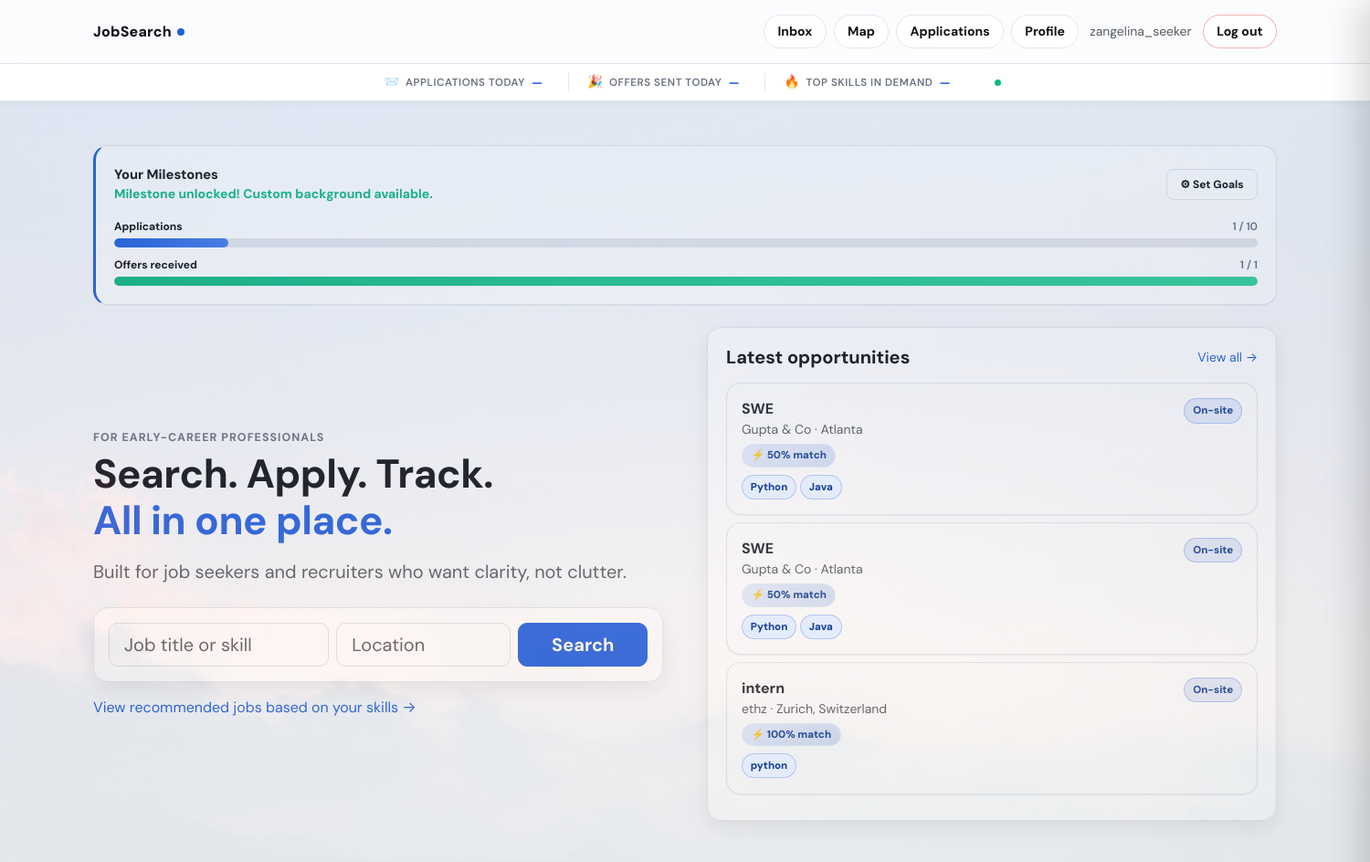
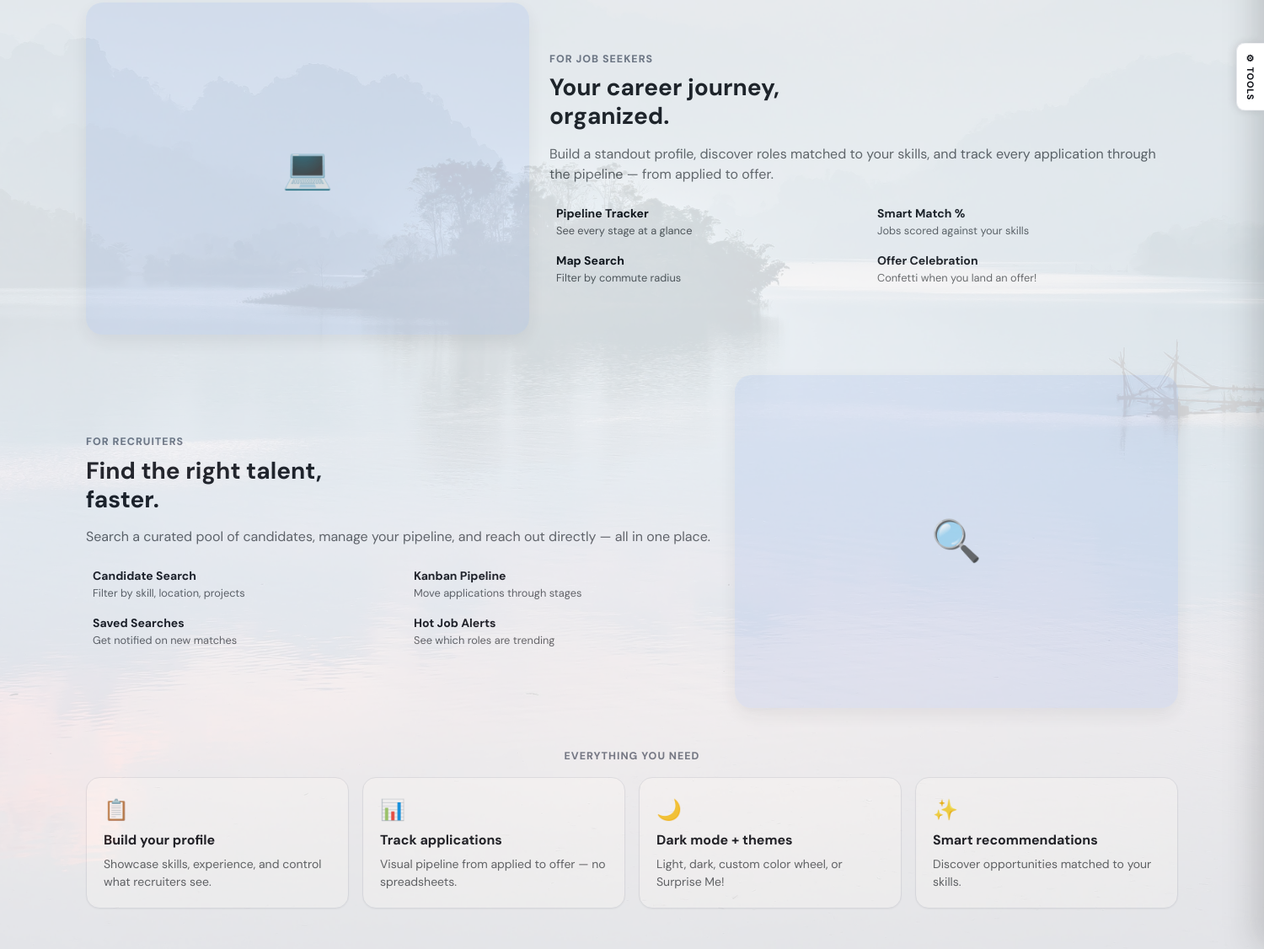
/ (signed in), run on the app's committed database (2 pictures, top to bottom).
### jobs/models.py (models this page shows, shortened)
class CustomUser(AbstractUser):
    class Role(models.TextChoices):
        JOB_SEEKER = "job_seeker", "Job Seeker"
        RECRUITER = "recruiter", "Recruiter"
        ADMIN = "admin", "Admin"
    role = models.CharField(
        max_length=20,
        choices=Role.choices,
        default=Role.JOB_SEEKER,
    )
    def is_job_seeker(self):
        return self.role == self.Role.JOB_SEEKER
    def is_recruiter(self):
        return self.role == self.Role.RECRUITER

class JobPosting(models.Model):
    class JobType(models.TextChoices):
        REMOTE = "remote", "Remote"
        ONSITE = "onsite", "On-site"
        HYBRID = "hybrid", "Hybrid"
    class ExperienceLevel(models.TextChoices):
        ENTRY = "entry", "Entry Level"
        MID = "mid", "Mid Level"
        SENIOR = "senior", "Senior Level"
        INTERN = "intern", "Internship"
    recruiter = models.ForeignKey(
        CustomUser, on_delete=models.CASCADE, related_name="job_postings"
    )
    title = models.CharField(max_length=200)
    company = models.CharField(max_length=200)
    description = models.TextField()
    skills = models.TextField(blank=True, help_text="Comma-separated skills")
    location = models.CharField(max_length=200, blank=True)
    latitude = models.FloatField(null=True, blank=True)
    longitude = models.FloatField(null=True, blank=True)
    job_type = models.CharField(
        max_length=20, choices=JobType.choices, default=JobType.ONSITE
    )
    experience_level = models.CharField(
        max_length=20, choices=ExperienceLevel.choices, default=ExperienceLevel.ENTRY
    )
    salary_min = models.PositiveIntegerField(null=True, blank=True)
    salary_max = models.PositiveIntegerField(null=True, blank=True)
    visa_sponsorship = models.BooleanField(default=False)
    is_active = models.BooleanField(default=True)
    created_at = models.DateTimeField(auto_now_add=True)
    updated_at = models.DateTimeField(auto_now=True)
    class Meta:
        ordering = ["-created_at"]
    def skills_list(self):
        return [s.strip() for s in self.skills.split(",") if s.strip()]

### jobs/views.py (the view)
# urls.py: path("", views.home, name="home"),
def home(request):
    jobs = JobPosting.objects.filter(is_active=True)[:6]
    if request.user.is_authenticated and request.user.is_job_seeker():
        profile = JobSeekerProfile.objects.filter(user=request.user).first()
        if profile and profile.skills:
            seeker_skills = {s.strip().lower() for s in profile.skills.split(',') if s.strip()}
            for job in jobs:
                job_skills = {s.strip().lower() for s in job.skills.split(',') if s.strip()}
                if seeker_skills and job_skills:
                    overlap = len(seeker_skills & job_skills)
                    job.match_score = round((overlap / len(job_skills)) * 100) if job_skills else 0
                else:
                    job.match_score = 0
    milestones = None
    if request.user.is_authenticated:
        if request.user.is_job_seeker():
            milestones = get_seeker_milestones(request.user)
        elif request.user.is_recruiter():
            milestones = get_recruiter_milestones(request.user)
    return render(request, "jobs/home.html", {"jobs": jobs, "user_milestones": milestones})

### jobs/templates/jobs/home.html (shortened to what this page needs)
{% extends "jobs/base.html" %}
{% block content %}
<div id="statsBar" class="stats-bar">
  <div class="stats-bar-inner">
    <div class="stats-item">
      <span class="stats-icon">📨</span>
      <span class="stats-label">Applications today</span>
      <span class="stats-value" id="stat-apps">—</span>
    </div>
    <div class="stats-item">
      <span class="stats-icon">🎉</span>
      <span class="stats-label">Offers sent today</span>
      <span class="stats-value" id="stat-offers">—</span>
    </div>
    <div class="stats-item skills-item">
      <span class="stats-icon">🔥</span>
      <span class="stats-label">Top skills in demand</span>
      <span class="stats-value" id="stat-skills">—</span>
    </div>
    <div class="stats-pulse" title="Live data"></div>
  </div>
</div>
<div class="container py-5">
  {% if user.is_authenticated %}
  {% include "jobs/_milestones.html" with ms=user_milestones role="seeker" %}
  {% endif %}
  <div class="row align-items-center mb-5 g-5">
    <div class="col-lg-6">
      <div class="section-label">For early-career professionals</div>
      <h1 style="font-size:2.75rem;font-weight:700;line-height:1.15;letter-spacing:-.5px;" class="mb-3">
        Search. Apply. Track.<br>
        <span style="color:var(--brand);">All in one place.</span>
      </h1>
      <p class="text-muted fs-5 mb-4">
        Built for job seekers and recruiters who want clarity, not clutter.
      </p>
      <form method="GET" action="{% url 'job_list' %}" class="js-card p-3" style="box-shadow:var(--shadow-md);">
        <div class="row g-2">
          <div class="col-md-5">
            <input name="q" class="form-control form-control-lg" placeholder="Job title or skill" style="border-radius:10px;">
          </div>
          <div class="col-md-4">
            <input name="location" class="form-control form-control-lg" placeholder="Location" style="border-radius:10px;">
          </div>
          <div class="col-md-3 d-grid">
            <button class="btn btn-brand btn-lg" type="submit" style="border-radius:10px;">Search</button>
          </div>
        </div>
      </form>
      {% if user.is_authenticated and user.is_job_seeker %}
      <div class="mt-3">
        <a href="{% url 'recommended_jobs' %}" class="text-decoration-none fw-600" style="color:var(--brand);">
          View recommended jobs based on your skills →
        </a>
      </div>
      {% endif %}
    </div>
    <div class="col-lg-6">
      <div class="js-card" style="box-shadow:var(--shadow-md);">
        <div class="d-flex justify-content-between align-items-center mb-3">
          <h5 class="fw-bold mb-0">Latest opportunities</h5>
          <a href="{% url 'job_list' %}" class="text-decoration-none small fw-600" style="color:var(--brand);">View all →</a>
        </div>
        {% for job in jobs %}
        <a href="{% url 'job_detail' job.pk %}" class="text-decoration-none text-dark">
          <div class="js-card js-card-hover p-3 mb-2">
            <div class="d-flex justify-content-between align-items-start gap-2">
              <div class="flex-grow-1" style="min-width:0;">
                <div class="d-flex align-items-center gap-2 flex-wrap">
                  <div class="fw-bold">{{ job.title }}</div>
                </div>
                <div class="text-muted small">{{ job.company }} · {{ job.location|default:"Remote" }}</div>
                {% if user.is_authenticated and user.is_job_seeker %}
                  {% if job.match_score %}<div class="mt-1"><span class="match-score">⚡ {{ job.match_score }}% match</span></div>{% endif %}
                {% endif %}
              </div>
              <span class="js-badge js-badge-skill" style="white-space:nowrap;flex-shrink:0;">{{ job.get_job_type_display }}</span>
            </div>
            {% if job.skills_list %}
            <div class="mt-2 d-flex flex-wrap gap-1 skill-badge-animate">
              {% for skill in job.skills_list %}<span class="js-badge js-badge-skill">{{ skill }}</span>{% endfor %}
            </div>
            {% endif %}
          </div>
        </a>
        {% endfor %}
      </div>
    </div>
  </div>
  <div class="row g-4 mb-5 align-items-center">
    <div class="col-lg-5">
      <div style="border-radius:20px;overflow:hidden;box-shadow:var(--shadow-md);aspect-ratio:4/3;background:var(--brand-light);">
      </div>
    </div>
    <div class="col-lg-7">
      <div class="section-label mb-2">For Job Seekers</div>
      <h2 class="fw-bold mb-3" style="font-size:1.75rem;">Your career journey,<br>organized.</h2>
      <p class="text-muted mb-4">Build a standout profile, discover roles matched to your skills, and track every application through the pipeline — from applied to offer.</p>
      <div class="row g-3">
        <div class="col-6"><div class="d-flex align-items-start gap-2"><div><div class="fw-bold small">Pipeline Tracker</div><div class="text-muted" style="font-size:.8rem">See every stage at a glance</div></div></div></div>
        <div class="col-6"><div class="d-flex align-items-start gap-2"><div><div class="fw-bold small">Smart Match %</div><div class="text-muted" style="font-size:.8rem">Jobs scored against your skills</div></div></div></div>
        <div class="col-6"><div class="d-flex align-items-start gap-2"><div><div class="fw-bold small">Map Search</div><div class="text-muted" style="font-size:.8rem">Filter by commute radius</div></div></div></div>
        <div class="col-6"><div class="d-flex align-items-start gap-2"><div><div class="fw-bold small">Offer Celebration</div><div class="text-muted" style="font-size:.8rem">Confetti when you land an offer!</div></div></div></div>
      </div>
    </div>
  </div>
  <div class="row g-4 mb-5 align-items-center flex-lg-row-reverse">
    <div class="col-lg-5">
      <div style="border-radius:20px;overflow:hidden;box-shadow:var(--shadow-md);aspect-ratio:4/3;background:var(--brand-light);">
      </div>
    </div>
    <div class="col-lg-7">
      <div class="section-label mb-2">For Recruiters</div>
      <h2 class="fw-bold mb-3" style="font-size:1.75rem;">Find the right talent,<br>faster.</h2>
      <p class="text-muted mb-4">Search a curated pool of candidates, manage your pipeline, and reach out directly — all in one place.</p>
      <div class="row g-3">
        <div class="col-6"><div class="d-flex align-items-start gap-2"><div><div class="fw-bold small">Candidate Search</div><div class="text-muted" style="font-size:.8rem">Filter by skill, location, projects</div></div></div></div>
        <div class="col-6"><div class="d-flex align-items-start gap-2"><div><div class="fw-bold small">Kanban Pipeline</div><div class="text-muted" style="font-size:.8rem">Move applications through stages</div></div></div></div>
        <div class="col-6"><div class="d-flex align-items-start gap-2"><div><div class="fw-bold small">Saved Searches</div><div class="text-muted" style="font-size:.8rem">Get notified on new matches</div></div></div></div>
        <div class="col-6"><div class="d-flex align-items-start gap-2"><div><div class="fw-bold small">Hot Job Alerts</div><div class="text-muted" style="font-size:.8rem">See which roles are trending</div></div></div></div>
      </div>
    </div>
  </div>
  <div class="section-label text-center mb-3">Everything you need</div>
  <div class="row g-3">
    <div class="col-6 col-lg-3">
      <div class="js-card js-card-hover h-100">
        <div class="mb-2" style="font-size:1.5rem;">📋</div>
        <h6 class="fw-bold">Build your profile</h6>
        <p class="text-muted small mb-0">Showcase skills, experience, and control what recruiters see.</p>
      </div>
    </div>
    <div class="col-6 col-lg-3">
      <div class="js-card js-card-hover h-100">
        <div class="mb-2" style="font-size:1.5rem;">📊</div>
        <h6 class="fw-bold">Track applications</h6>
        <p class="text-muted small mb-0">Visual pipeline from applied to offer — no spreadsheets.</p>
      </div>
    </div>
    <div class="col-6 col-lg-3">
      <div class="js-card js-card-hover h-100">
        <div class="mb-2" style="font-size:1.5rem;">🌙</div>
        <h6 class="fw-bold">Dark mode + themes</h6>
        <p class="text-muted small mb-0">Light, dark, custom color wheel, or Surprise Me!</p>
      </div>
    </div>
    <div class="col-6 col-lg-3">
      <div class="js-card js-card-hover h-100">
        <div class="mb-2" style="font-size:1.5rem;">✨</div>
        <h6 class="fw-bold">Smart recommendations</h6>
        <p class="text-muted small mb-0">Discover opportunities matched to your skills.</p>
      </div>
    </div>
  </div>
</div>
{% endblock %}

### jobs/templates/jobs/base.html (shortened to what this page needs)
<!doctype html>
<html lang="en" data-theme="light">
<head>
  <link href="https://cdn.jsdelivr.net/npm/bootstrap@5.3.3/dist/css/bootstrap.min.css" rel="stylesheet">
</head>
<body{% if milestones and milestones.background %} style="background-image:url('{{ milestones.background }}');background-size:cover;background-attachment:fixed;background-position:center;"{% endif %}>
{% if user_milestones and user_milestones.background %}
<div class="site-bg-image"
     style="background-image:url('{{ user_milestones.background }}');"
     data-opacity="{{ user_milestones.bg_opacity }}"></div>
{% endif %}
<nav class="js-nav">
  <div class="container d-flex align-items-center py-3">
    <a class="js-brand" href="{% url 'home' %}">
      JobSearch<span class="js-brand-dot"></span>
    </a>
    <div class="ms-auto d-flex align-items-center gap-2 flex-wrap">
      {% if user.is_authenticated %}
        <a class="btn btn-ghost btn-sm" href="{% url 'inbox' %}">Inbox</a>
        <a class="btn btn-ghost btn-sm" href="{% url 'job_map' %}">Map</a>
        {% if user.is_job_seeker %}
          <a class="btn btn-ghost btn-sm" href="{% url 'my_applications' %}">Applications</a>
          <a class="btn btn-ghost btn-sm" href="{% url 'seeker_profile' %}">Profile</a>
        {% endif %}
        <span class="text-muted small ms-1">{{ user.username }}</span>
        <form method="post" action="{% url 'logout' %}" class="d-inline ms-1">
          <button class="btn btn-ghost btn-sm" type="submit"
                  style="color:var(--danger);border-color:rgba(220,38,38,.35);">Log out</button>
        </form>
      {% else %}
        <a class="btn btn-ghost btn-sm" href="{% url 'register_recruiter' %}">Recruiter</a>
        <a class="btn btn-ghost btn-sm" href="{% url 'register_seeker' %}">Job Seeker</a>
        <a class="btn btn-brand btn-sm" href="{% url 'login' %}">Sign in</a>
      {% endif %}
    </div>
  </div>
</nav>
{% block content %}{% endblock %}
<div id="themePanel">
  <button id="themeToggleBtn" onclick="togglePanel()" title="Tools" aria-label="Open tools panel">
    ⚙ Tools
  </button>
</div>
</body>
</html>

### data on the page
CustomUser: username "zangelina_seeker"
JobPosting: title "SWE", company "Gupta & Co", location "Atlanta", match_score "50", job_type "On-site", skills_list "Python" "Java"
JobPosting: title "SWE", company "Gupta & Co", location "Atlanta", match_score "50", job_type "On-site", skills_list "Python" "Java"
JobPosting: title "intern", company "ethz", location "Zurich, Switzerland", match_score "100", job_type "On-site", skills_list "python"

### other printed values
{{ ms.apps_count }} "1"
{{ ms.goal_apps }} "10"
{{ ms.offers_count }} "1"
{{ ms.goal_offers }} "1"
